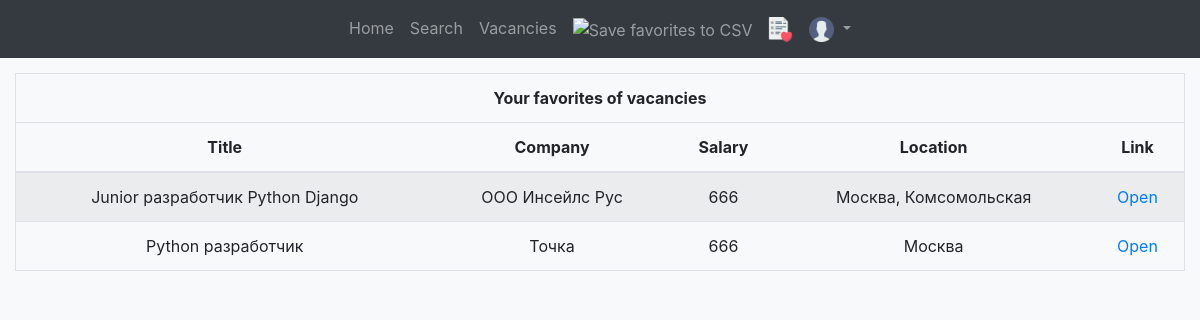
/favorites (signed in), run on an earlier commit of the app's database.
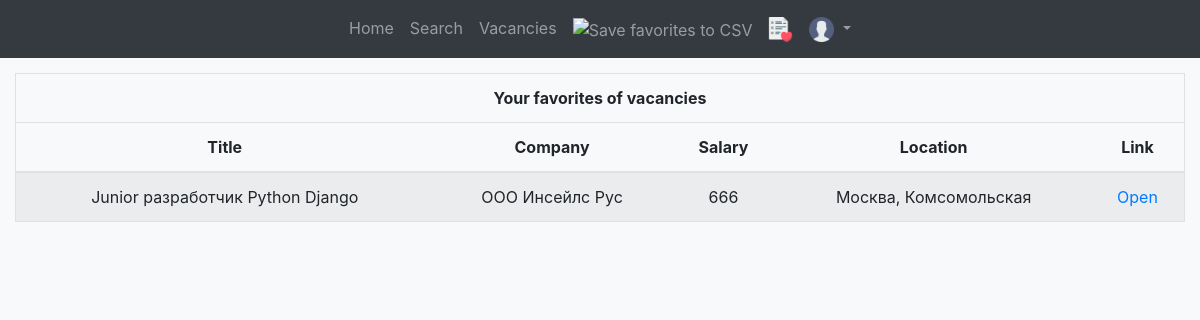
And on a later commit of the database.
### app/models.py (models this page shows)
class Job(db.Model):
    __tablename__ = 'vacancies'
    id = db.Column(db.Integer, primary_key=True)
    title = db.Column(db.String(80), nullable=False)
    company = db.Column(db.String(80), nullable=False)
    location = db.Column(db.String(80), nullable=False)
    salary = db.Column(db.Integer, nullable=False)
    link = db.Column(db.String(80), nullable=False)
    source = db.Column(db.String(80), nullable=False)

### app/views.py (the view)
@blueprint_app.route('/favorites', methods=['GET', 'POST'])
@login_required
def favorites():
    vacancies_favorites = Favorite.query.filter_by(id_user=current_user.id)
    id_list = []
    for v in vacancies_favorites:
        id_list.append(v.id_vacancy)
    jobs_filter = Job.query.filter(Job.id.in_(id_list))
    if len(id_list) > ROWS_PAGINATOR:
        page = request.args.get('page', 1, type=int)
        jobs = jobs_filter.paginate(page=page, per_page=ROWS_PAGINATOR)
        title = f'Favorites vacancies {page} page'
        paginate = True
    else:
        jobs = jobs_filter
        title = 'Favorites vacancies'
        paginate = False
    parametrs = {'paginate': paginate, 'jobs': jobs}
    return render_template('favorites.html', parametrs=parametrs, title=title)

### app/models.py (called while the page is built)
@login.user_loader
def user_loader(user_id):
    user = User.query.get(int(user_id))
    if user is None:
        return
    return user

### app/templates/favorites.html (shortened to what this page needs)
{% extends 'base.html' %}
{% block FAVORITESPAGE %} active {% endblock %}
{% if parametrs.jobs is not none %}
{% block save %}
    <li class="nav-item">
        <a class="nav-link" href="/export?vacancies=favorites">
            <img src="static/img/csv.png" alt="Save favorites to CSV" vspace="0" align="center" height="25px">
        </a>
    </li>
{% endblock %}
{% block page_content %}
    <div class="container col-12" style="margin-top:15px;">
        <table class="table table-striped table-hover border">
            <thead>
            <tr>
                <td align="center" colspan="6">
                <b>Your favorites of vacancies{% if parametrs.paginate %}. Showing page {{ parametrs.jobs.page }} of {{ parametrs.jobs.pages }}.{% endif %}
                </b></td>
            </tr>
            <tr>
                <th>Title</th>
                <th>Company</th>
                <th>Salary</th>
                <th>Location</th>
                <th>Link</th>
            </tr>
            </thead>
            <tbody>
            {% if parametrs.paginate %}
            {% for job in parametrs.jobs.items %}
            <tr>
                <td>{{ job.title }}</td>
                <td>{{ job.company }}</td>
                <td>{{ job.salary }}</td>
                <td>{{ job.location }}</td>
                <td><a href="{{ job.link }}" target="_blank">Open</a></td>
            </tr>
            {% endfor %}
            {% else %}
            {% for job in parametrs.jobs %}
            <tr>
                <td>{{ job.title }}</td>
                <td>{{ job.company }}</td>
                <td>{{ job.salary }}</td>
                <td>{{ job.location }}</td>
                <td><a href="{{ job.link }}" target="_blank">Open</a></td>
            </tr>
            {% endfor %}
            {% endif %}
            </tbody>
        </table>
    </div><br>
{% endblock %}
{% endif %}

What changed in the data, as far as the page shows it:
removed Job: title "Python разработчик", company "Точка", salary "666", location "Москва"
